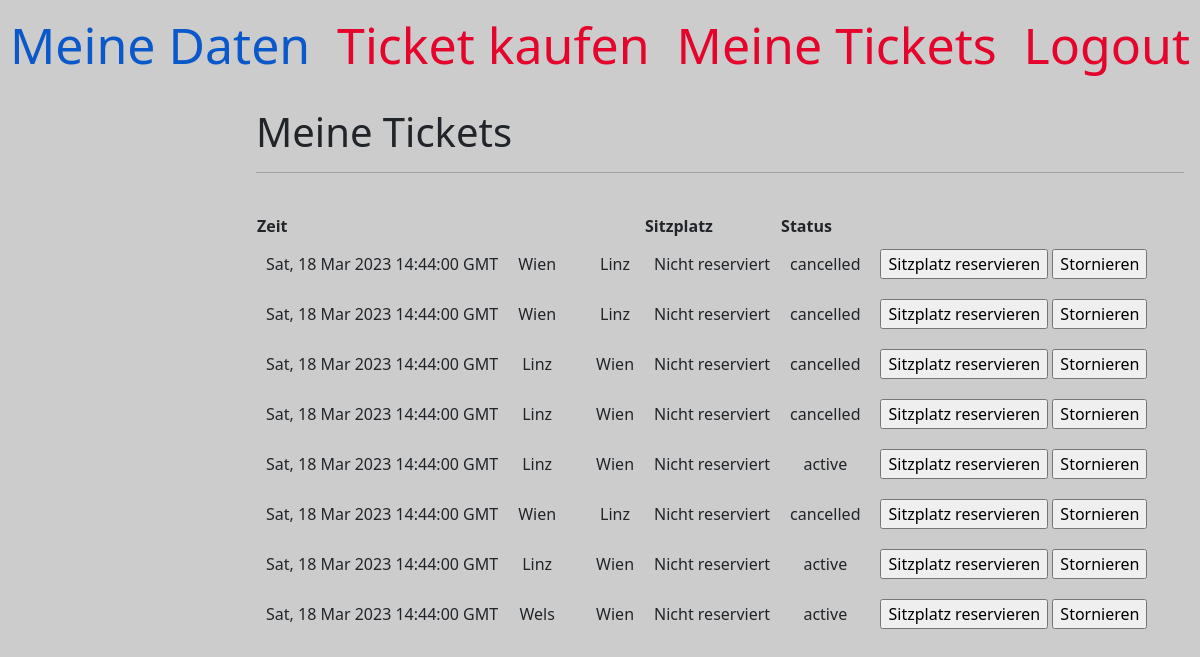
/tickets (signed in), run on the app's committed database.
### app/models.py (models this page shows, shortened)
class Ticket(db.Model):
    id = db.Column(db.Integer, primary_key=True)
    user_id = db.Column(db.Integer, db.ForeignKey('user.id'))
    ride_id = db.Column(db.Integer)
    status = db.Column(db.Enum('active', 'cancelled', 'used'), nullable=False, server_default="active")
    seat = db.Column(db.Boolean, default=False, nullable=False)
    departure = db.Column(db.String)
    destination = db.Column(db.String)
    def get_time(self):
        return api.get_ride_by_id(self.ride_id)["time"]

### app/routes.py (the view)
@app.route('/tickets', methods=['GET', 'POST'])
@requires_access('user')
@login_required
def tickets():
    tickets = current_user.bought_tickets()
    today = datetime.now()
    for t in tickets:
        rideid = t.ride_id
        ride_time = datetime.strptime(api.get_ride_by_id(rideid)["time"], "%a, %d %b %Y %H:%M:%S GMT")
        if t.status == 'active' and t.status != 'used' and ride_time < today:
            t.set_status('used')
            db.session.commit()
    ticketid = request.args.get('ticketid')
    book_seat(ticketid)
    return render_template('tickets.html', title='Meine Tickets', tickets=tickets)

### api.py (called while the page is built)
def get_ride_by_id(id):
    data = get_rides()
    for r in data["data"]:
        if id == r["id"]:
            return r

def get_rides():
    if dummydata:
        js = open("./dummydata/rides.json")
        data = json.load(js)
        return data
    else:
        response = urlopen('http://localhost:5001/api/zuege-komp')
        data = json.loads(response.read())
        return data

### app/admin.py (called while the page is built)
def requires_access(access_level):
    def decorator(f):
        @wraps(f)
        def decorated_function(*args, **kwargs):
            user = User.query.filter_by(username=current_user.username).first_or_404()
            if access_level == 'admin' and not user.is_admin():
                flash("Kein Zugang.")
                return redirect(url_for('logout'))
            elif access_level == 'user' and user.is_admin():
                flash("Kein Zugang.")
                return redirect(url_for('logout'))
            return f(*args, **kwargs)
        return decorated_function
    return decorator

### app/models.py (called while the page is built)
@login.user_loader
def load_user(id):
    return User.query.get(int(id))

    def is_admin(self):
        return self.access == 'admin'

    def bought_tickets(self):
        tickets = Ticket.query.filter_by(user_id=self.id)
        return tickets

### app/routes.py (called while the page is built, shortened)
def book_seat(ticketid):
    ticket = Ticket.query.filter_by(id=ticketid).first()

### app/templates/tickets.html (shortened to what this page needs)
{% extends "base.html" %}
{% set active_page = 'tickets_page' %}
{% block content %}
<h1>Meine Tickets</h1>
<hr><br>
<table>
    <tr>
        <th>Zeit</th>
        <th></th>
        <th></th>
        <th></th>
        <th>Sitzplatz</th>
        <th>Status</th>
        <th></th>
    </tr>
    {% for ticket in tickets %}
    <tr class="default">
        <td>{{ ticket.get_time() }}</td>
        <td>{{ ticket.departure }}</td>
        <td></td>
        <td>{{ ticket.destination }}</td>
        {% if ticket.seat %}
            <td>Reserviert</td>
        {% else %}
            <td>Nicht reserviert</td>
        {% endif %}
        <td>{{ ticket.status }}</td>
        <td>
            <input type="button" onclick="window.location.href='{{ url_for( 'tickets', ticketid=ticket.id ) }}';" value="Sitzplatz reservieren">
            <input type="button" onclick="window.location.href='{{ url_for( 'cancelticket', ticketid=ticket.id ) }}';" value="Stornieren">
        </td>
    </tr>
    {% endfor %}
</table>
{% endblock %}

### app/templates/base.html (style rules this page uses)
body { background-color: #cccccc; }
td { text-align: center; padding: 10px; }

### data on the page
Ticket: get_time "Sat, 18 Mar 2023 14:44:00 GMT", departure "Wien", destination "Linz", seat "Nicht reserviert", status "cancelled"
Ticket: get_time "Sat, 18 Mar 2023 14:44:00 GMT", departure "Wien", destination "Linz", seat "Nicht reserviert", status "cancelled"
Ticket: get_time "Sat, 18 Mar 2023 14:44:00 GMT", departure "Linz", destination "Wien", seat "Nicht reserviert", status "cancelled"
Ticket: get_time "Sat, 18 Mar 2023 14:44:00 GMT", departure "Linz", destination "Wien", seat "Nicht reserviert", status "cancelled"
Ticket: get_time "Sat, 18 Mar 2023 14:44:00 GMT", departure "Linz", destination "Wien", seat "Nicht reserviert", status "active"
Ticket: get_time "Sat, 18 Mar 2023 14:44:00 GMT", departure "Wien", destination "Linz", seat "Nicht reserviert", status "cancelled"
Ticket: get_time "Sat, 18 Mar 2023 14:44:00 GMT", departure "Linz", destination "Wien", seat "Nicht reserviert", status "active"
Ticket: get_time "Sat, 18 Mar 2023 14:44:00 GMT", departure "Wels", destination "Wien", seat "Nicht reserviert", status "active"
